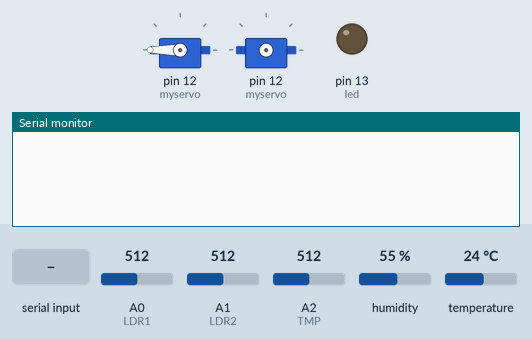
Recording of a sketch running on a simulated Arduino Uno, built with avr-gcc and run on an emulated ATmega328P. Shown: 2 × servo, output pins drawn as LEDs (lit = HIGH), the last lines printed to the serial monitor. Inputs (shaded band) come from the test bench; at power-on: A0 (LDR1) = 512, A1 (LDR2) = 512, A2 (TMP) = 512, humidity 55 %, temperature 24 °C.

Above: at 6.0 s.
6.1 s: "1" received over Serial
At 10.11 s:
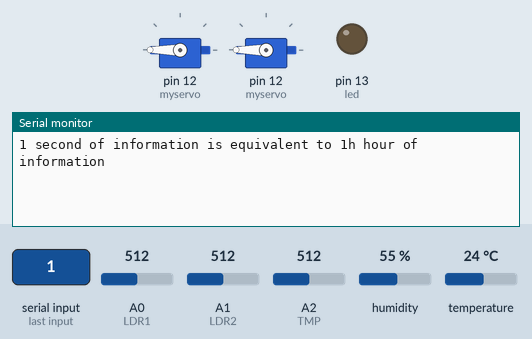
At 10.8 s:
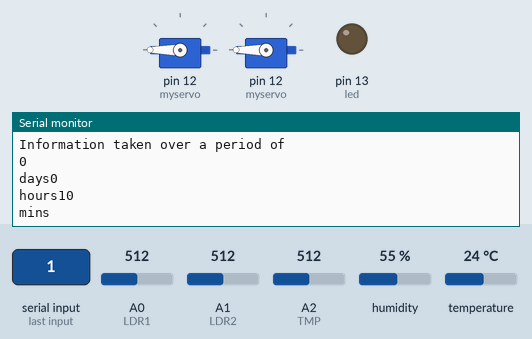

The sketch:

Robotics_open_V3.7.ino
```cpp
#include <DHT.h>
#include <DHT_U.h>
#include <Servo.h>
int LDR1;
int LDR2;
int changesolar;
int plusorminus;
Servo myservo;
int haveornot;
DHT dht(11, 11);
float h;
float TMParray[100] = {};
float DHTarray[100] = {};
int tilt;
void setup() {
  // put your setup code here, to run once:
  pinMode(13, OUTPUT); // led
  pinMode(12, OUTPUT); // servo
  pinMode(11, INPUT); // DHT
  pinMode(A0, INPUT); // LDR1
  pinMode(A1, INPUT); // LDR2
  pinMode(A2, INPUT); // TMP
  myservo.attach(12);
  myservo.write(180);
  float TMParray[1000] = {};
  int count = 0;
  Serial.begin(9600);
  dht.begin();
}
void loop() {
  // put your main code here, to run repeatedly:
  delay(5000);
  int day = millis() / 86400000;
  int hour = millis() % 86400000 / 3600000;
  int mins = millis() % 86400000 % 3600000 / 1000;
  int count;
  int i = 0;
  int x = 0;
  int doornot = count % 720;
  pinMode(13, OUTPUT); // led
  pinMode(12, OUTPUT); // servo
  pinMode(11, INPUT); // DHT
  pinMode(A0, INPUT); // LDR1
  pinMode(A1, INPUT); // LDR2
  pinMode(A2, INPUT); // TMP
  Servo myservo;
  LDR1 = analogRead(A0);// readings for tilt
  LDR2 = analogRead(A1);
  changesolar = LDR1 - LDR2;
  plusorminus = map(changesolar, -1023, 1023, 1, 2);
  if (plusorminus == 1) {
    tilt = myservo.read();
    myservo.write(tilt + 5);
  }
  else if (plusorminus == 2) {
    tilt = myservo.read();
    myservo.write(tilt - 5);
  }
  // the changes so it will auto tune to optimum angle
  myservo.attach(12);
  myservo.write(180);
  int tilt;
  if (doornot == 0) {
    int h = dht.readHumidity();
    int t = dht.readTemperature();
    float hic = dht.computeHeatIndex(t, h, false);
    DHTarray[count] = h;
    float analog = analogRead(A2);
    float voltage = analog * (3000.0 / 1023.0);
    float temp = (voltage - 500) / 10;
    TMParray[count] = temp;

  }
  haveornot = Serial.available();
  if (haveornot > 0) {
    Serial.println("1 second of information is equivalent to 1h hour of information");
    Serial.println("Temperature");

    while (i < count) {
      Serial.println(TMParray[i]);
      Serial.print("C");
      i = i + 1;
      delay(100);
    }
    Serial.println("Humidity");
    while (x < count) {
      Serial.println(DHTarray[i]);
      Serial.print("%");
      delay(100);
    }
    Serial.println("Information taken over a period of");
    Serial.println(day);
    Serial.print("days");
    Serial.println(hour);
    Serial.print("hours");
    Serial.println(mins);
    Serial.print("mins");

  }
  count = count + 1;
}
```

Measured:
- after the input at 6.1 s, the serial monitor: prints a new line after 3.9 s (image 1)
